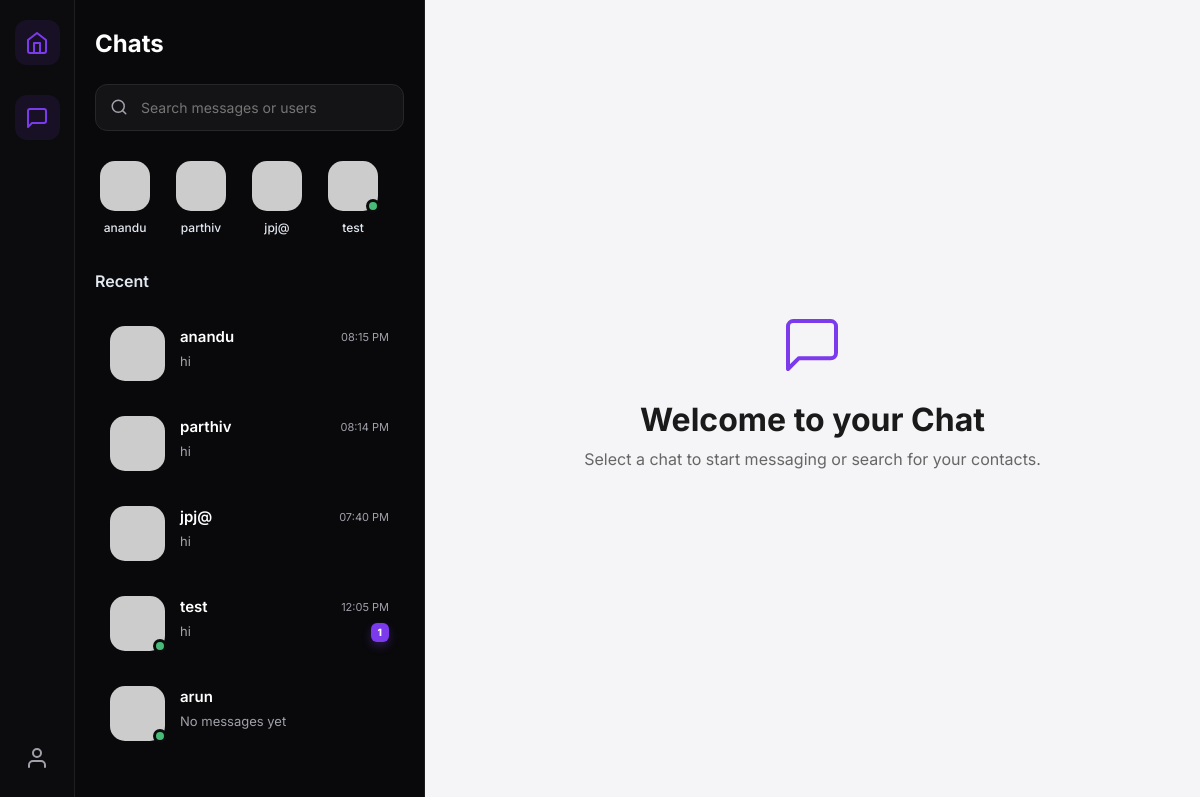
/chat/ (signed in), run on the app's committed database.
### users/models.py (models this page shows, shortened)
class CustomUser(AbstractUser):
    email = models.EmailField(unique=True)
    is_online = models.BooleanField(default=False)
    last_seen = models.DateTimeField(auto_now=True)

### chat/models.py (models this page shows, shortened)
class Message(models.Model):
    sender = models.ForeignKey(
        settings.AUTH_USER_MODEL,
        on_delete=models.CASCADE,
        related_name='sent_messages'
    )
    receiver = models.ForeignKey(
        settings.AUTH_USER_MODEL,
        on_delete=models.CASCADE,
        related_name='received_messages'
    )
    message = models.TextField()
    timestamp = models.DateTimeField(auto_now_add=True)
    is_read = models.BooleanField(default=False)
    class Meta:
        ordering = ('timestamp',)

### chat/views.py (the view)
# urls.py: path('', views.user_list, name='user_list'),
@login_required
def user_list(request):
    users = CustomUser.objects.exclude(id=request.user.id)
    for u in users:
        u.last_message = Message.objects.filter(
            (Q(sender=request.user) & Q(receiver=u)) |
            (Q(sender=u) & Q(receiver=request.user))
        ).order_by('-timestamp').first()
        u.unread_count = Message.objects.filter(sender=u, receiver=request.user, is_read=False).count()
    return render(request, 'user_list.html', {'users': users})

### templates/user_list.html
{% extends 'base.html' %}
{% load static %}
{% block content %}
<div class="chats-panel d-flex-column">
    <div class="panel-header">
        <h2 class="title-lg">Chats</h2>
        <div class="search-box">
            <svg xmlns="http://www.w3.org/2000/svg" width="18" height="18" viewBox="0 0 24 24" fill="none"
                stroke="currentColor" stroke-width="2" stroke-linecap="round" stroke-linejoin="round"
                class="search-icon">
                <circle cx="11" cy="11" r="8"></circle>
                <line x1="21" y1="21" x2="16.65" y2="16.65"></line>
            </svg>
            <input type="text" placeholder="Search messages or users" class="search-input">
        </div>
    </div>
    <div class="active-users-section">
        <div class="active-users-scroll d-flex gap-3">
            {% for u in users %}
            <a href="{% url 'chat_room' u.username %}" class="active-user-chip">
                <div class="avatar-wrapper">
                    <img src="https://ui-avatars.com/api/?name={{ u.username }}&background=random"
                        alt="{{ u.username }}" class="avatar-md">
                    {% if u.is_online %}
                    <span class="status-indicator online"></span>
                    {% endif %}
                </div>
                <span class="chip-name">{{ u.username|truncatechars:7 }}</span>
            </a>
            {% endfor %}
        </div>
    </div>
    <div class="recent-chats-list flex-1 overflow-y-auto">
        <h3 class="section-title">Recent</h3>
        {% for u in users %}
        <a href="{% url 'chat_room' u.username %}"
            class="chat-item {% if active_user == u.username %}active{% endif %}">
            <div class="avatar-wrapper">
                <img src="https://ui-avatars.com/api/?name={{ u.username }}&background=random" alt="{{ u.username }}"
                    class="avatar-lg">
                {% if u.is_online %}
                <span class="status-indicator online"></span>
                {% endif %}
            </div>
            <div class="chat-info">
                <div class="d-flex justify-content-between align-items-center mb-1">
                    <span class="user-name">{{ u.username }}</span>
                    <span class="chat-time">
                        {% if u.last_message %}
                        {{ u.last_message.timestamp|date:"h:i A" }}
                        {% endif %}
                    </span>
                </div>
                <div class="d-flex justify-content-between align-items-center">
                    <span class="last-msg text-truncate">
                        {% if u.last_message %}
                        {{ u.last_message.message }}
                        {% else %}
                        No messages yet
                        {% endif %}
                    </span>
                    {% if u.unread_count %}
                    <span class="unread-badge">{{ u.unread_count }}</span>
                    {% endif %}
                </div>
            </div>
        </a>
        {% empty %}
        <p class="text-muted p-4 text-center">No other users found.</p>
        {% endfor %}
    </div>
</div>
<div class="chat-feed-placeholder flex-1 d-flex-column align-items-center justify-content-center">
    <div class="welcome-card text-center">
        <div class="welcome-icon mb-4">
            <svg xmlns="http://www.w3.org/2000/svg" width="64" height="64" viewBox="0 0 24 24" fill="none"
                stroke="#7C3AED" stroke-width="1.5" stroke-linecap="round" stroke-linejoin="round">
                <path d="M21 15a2 2 0 0 1-2 2H7l-4 4V5a2 2 0 0 1 2-2h14a2 2 0 0 1 2 2z"></path>
            </svg>
        </div>
        <h2 class="fw-bold mb-2">Welcome to your Chat</h2>
        <p>Select a chat to start messaging or search for your contacts.</p>
    </div>
</div>
{% endblock %}

### static/css/style.css (style rules this page uses)
:root { --primary-color: #7C3AED; --primary-hover: #4F46E5; --bg-dark: #09090B; --field-bg: #141417; --field-border: #27272A; --text-main: #FFFFFF; --text-muted: #A1A1AA; --white: #FFFFFF; --border-color: rgba(255, 255, 255, 0.08); --premium-gradient: linear-gradient(90deg, #7C3AED 0%, #4F46E5 100%); --card-bg: rgba(24, 24, 27, 0.6); --glass-border: rgba(255, 255, 255, 0.1); }
body { font-family: 'Inter', sans-serif; background-color: var(--bg-dark); color: var(--text-main); margin: 0; }
.chats-panel { width: 350px; background-color: var(--bg-dark); border-right: 1px solid var(--border-color); padding: 30px 20px; }
.title-lg { font-size: 24px; font-weight: 700; margin-bottom: 25px; color: white; }
.search-box { position: relative; margin-bottom: 30px; }
.search-icon { position: absolute; left: 15px; top: 50%; transform: translateY(-50%); color: var(--text-muted); }
.search-input { width: 100%; background-color: var(--field-bg); border: 1px solid var(--field-border); border-radius: 12px; padding: 12px 15px 12px 45px; font-size: 14px; color: white; outline: none; transition: all 0.2s; }
.active-users-section { margin-bottom: 30px; }
.active-users-scroll { overflow-x: auto; padding-bottom: 5px; scrollbar-width: none; }
.active-user-chip { display: flex; flex-direction: column; align-items: center; gap: 8px; text-decoration: none; min-width: 60px; }
.avatar-wrapper { position: relative; }
.avatar-md { width: 50px; height: 50px; border-radius: 15px; object-fit: cover; }
.avatar-lg { width: 55px; height: 55px; border-radius: 15px; object-fit: cover; }
.status-indicator { position: absolute; bottom: -2px; right: -2px; width: 14px; height: 14px; border-radius: 50%; border: 3px solid #0c0c0e; }
.status-indicator.online { background-color: #48BB78; }
.chip-name { font-size: 12px; color: #E2E8F0; font-weight: 500; }
.section-title { font-size: 16px; font-weight: 600; margin-bottom: 20px; color: #E2E8F0; }
.chat-item { display: flex; gap: 15px; padding: 15px; border-radius: 18px; text-decoration: none; transition: all 0.2s; margin-bottom: 5px; }
.chat-info { flex: 1; }
.user-name { font-size: 15px; font-weight: 600; color: white; }
.chat-time { font-size: 11px; color: #A1A1AA; }
.last-msg { font-size: 13px; color: #A1A1AA; max-width: 180px; }
.unread-badge { background-color: var(--primary-color); color: white; font-size: 10px; font-weight: 800; padding: 2px 7px; border-radius: 6px; box-shadow: 0 4px 10px rgba(124, 58, 237, 0.3); }
.chat-feed-placeholder { background-color: #F5F5F7; display: flex; flex-direction: column; align-items: center; justify-content: center; flex: 1; }
.welcome-card h2 { color: #1A1A1A; }
.welcome-card p { color: #666666; }
.flex-1 { flex: 1; }
.overflow-y-auto { overflow-y: auto; }
.d-flex-column { display: flex; flex-direction: column; }

### data on the page
CustomUser: username "anandu", last_message.timestamp "08:15 PM", last_message.message "hi"
CustomUser: username "parthiv", last_message.timestamp "08:14 PM", last_message.message "hi"
CustomUser: username "jpj@", last_message.timestamp "07:40 PM", last_message.message "hi"
CustomUser: is_online True (drawn), username "test", last_message.timestamp "12:05 PM", last_message.message "hi", unread_count "1"
CustomUser: is_online True (drawn), username "arun", shows "No messages yet"
